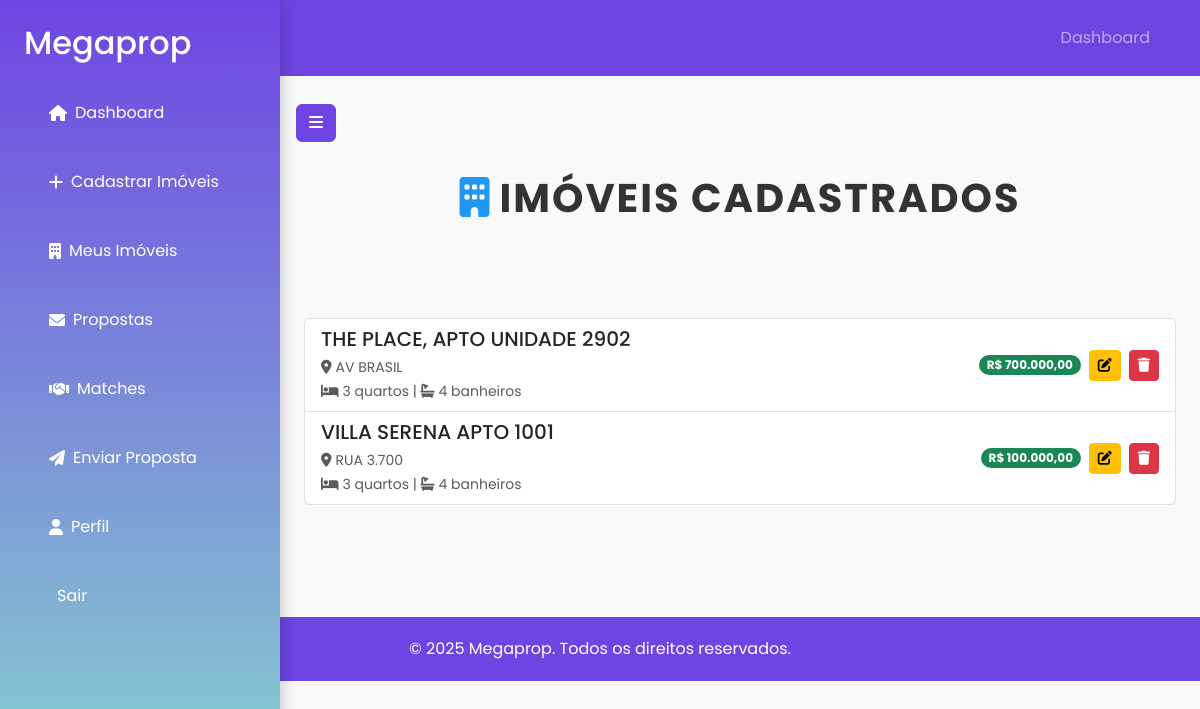
The app's page /my-properties (signed in) with its own data.
### app/models.py (models this page shows, shortened)
class Property(db.Model):
    __tablename__ = 'property'
    __table_args__ = (
        db.Index('idx_property_location', 'location'),
        db.Index('idx_property_price', 'price'),
        db.Index('idx_property_status', 'status'),
        {'extend_existing': True}
    )
    id = db.Column(db.Integer, primary_key=True)
    title = db.Column(db.String(200), nullable=False)
    description = db.Column(db.Text, nullable=True)
    price = db.Column(db.Float, nullable=False)
    location = db.Column(db.String(200), nullable=False)
    property_type = db.Column(db.String(50), nullable=False)  # Tipo: casa, apartamento, terreno, etc.
    status = db.Column(db.String(50), nullable=False, default='available')  # Status: available, negotiation, sold
    bedrooms = db.Column(db.Integer)
    bathrooms = db.Column(db.Integer)
    total_area = db.Column(db.Float)
    photos = db.Column(db.String(500))  # Fotos separadas por vírgula
    tags = db.Column(db.String(500))  # Tags de busca separadas por vírgula
    geo_location = db.Column(db.String(100))  # Formato: 'lat,lng'
    is_featured = db.Column(db.Boolean, default=False)
    created_at = db.Column(db.DateTime, default=datetime.utcnow)
    updated_at = db.Column(db.DateTime, onupdate=datetime.utcnow)
    user_id = db.Column(db.Integer, db.ForeignKey('user.id'), nullable=False)
    owner = db.relationship('User', back_populates='properties')
    proposals = db.relationship('Proposal', back_populates='property', lazy='dynamic')
    matches = db.relationship('Match', back_populates='property')

### app/routes.py (the view)
@main.route('/my-properties')
@login_required
def my_properties():
    page = request.args.get('page', 1, type=int)
    per_page = 10
    properties = Property.query.filter_by(user_id=current_user.id).paginate(page=page, per_page=per_page, error_out=False)
    return render_template('my_properties.html', properties=properties)

### app/templates/my_properties.html (shortened to what this page needs)
{% extends "base.html" %}
{% block content %}
<h1 class="text-center text-uppercase fw-bold mb-4" style="color: var(--text-color); letter-spacing: 2px;">
    <i class="fas fa-building me-2" style="color: #2196F3;"></i>Imóveis Cadastrados
</h1>
<div class="container py-5">
    {% if properties %}
        <ul class="list-group">
            {% for property in properties %}
                <li class="list-group-item d-flex justify-content-between align-items-center animate-card">
                    <div>
                        <h5 class="mb-1">{{ property.title }}</h5>
                        <small class="text-muted">
                            <i class="fas fa-map-marker-alt me-1"></i>{{ property.location|truncate(40) }}
                        </small>
                        <br>
                        <small class="text-muted">
                            <i class="fas fa-bed me-1"></i>{{ property.bedrooms }} quartos |
                            <i class="fas fa-bath me-1"></i>{{ property.bathrooms }} banheiros
                        </small>
                    </div>
                    <div class="d-flex gap-2 align-items-center">
                        <span class="badge bg-success rounded-pill">
                            R$ {{ "{:,.2f}".format(property.price).replace(".", "v").replace(",", ".").replace("v", ",") }}
                        </span>
                        <a href="{{ url_for('main.edit_property', id=property.id) }}" class="btn btn-sm btn-warning">
                            <i class="fas fa-edit"></i>
                        </a>
                        <form action="{{ url_for('main.delete_property', id=property.id) }}" method="POST" onsubmit="return confirm('Tem certeza que deseja excluir este imóvel?');">
                            <button type="submit" class="btn btn-sm btn-danger">
                                <i class="fas fa-trash"></i>
                            </button>
                        </form>
                    </div>
                </li>
            {% endfor %}
        </ul>
    {% endif %}
</div>
{% endblock %}

### app/templates/base.html (style rules this page uses)
body { font-family: 'Poppins', sans-serif; background-color: #f9f9f9; margin: 0; padding: 0; color: #333; }

### app/templates/my_properties.html (style rules this page uses)
.animate-card { transition: all 0.3s ease; opacity: 0; transform: translateY(20px); }
.list-group-item { transition: transform 0.2s; }

### records on screen
Property: title "THE PLACE, APTO UNIDADE 2902", location "AV BRASIL", bedrooms "3", bathrooms "4", price "700.000,00"
Property: title "VILLA SERENA APTO 1001", location "RUA 3.700", bedrooms "3", bathrooms "4", price "100.000,00"
